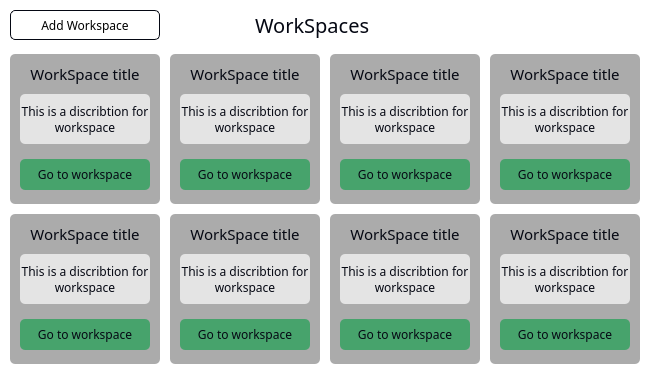
<?xml version="1.0" encoding="UTF-8"?>
<ui version="4.0">
 <class>MainWindow</class>
 <widget class="QMainWindow" name="MainWindow">
  <property name="geometry">
   <rect>
    <x>0</x>
    <y>0</y>
    <width>650</width>
    <height>379</height>
   </rect>
  </property>
  <property name="windowTitle">
   <string>MainWindow</string>
  </property>
  <property name="styleSheet">
   <string notr="true">background-color: #fff; border-radius: 5px;</string>
  </property>
  <widget class="QWidget" name="centralwidget">
   <widget class="QPushButton" name="btn_close">
    <property name="geometry">
     <rect>
      <x>615</x>
      <y>15</y>
      <width>25</width>
      <height>25</height>
     </rect>
    </property>
    <property name="cursor">
     <cursorShape>PointingHandCursor</cursorShape>
    </property>
    <property name="text">
     <string/>
    </property>
    <property name="icon">
     <iconset>
      <normaloff>../../../.designer/img/close.png</normaloff>../../../.designer/img/close.png</iconset>
    </property>
    <property name="iconSize">
     <size>
      <width>20</width>
      <height>20</height>
     </size>
    </property>
   </widget>
   <widget class="QPushButton" name="btn_minimize">
    <property name="geometry">
     <rect>
      <x>585</x>
      <y>15</y>
      <width>25</width>
      <height>25</height>
     </rect>
    </property>
    <property name="cursor">
     <cursorShape>PointingHandCursor</cursorShape>
    </property>
    <property name="text">
     <string/>
    </property>
    <property name="icon">
     <iconset>
      <normaloff>../../../.designer/img/minimize.png</normaloff>../../../.designer/img/minimize.png</iconset>
    </property>
    <property name="iconSize">
     <size>
      <width>20</width>
      <height>20</height>
     </size>
    </property>
   </widget>
   <widget class="QLabel" name="main_title">
    <property name="geometry">
     <rect>
      <x>255</x>
      <y>10</y>
      <width>140</width>
      <height>30</height>
     </rect>
    </property>
    <property name="font">
     <font>
      <family>Sans Serif</family>
      <pointsize>15</pointsize>
     </font>
    </property>
    <property name="cursor">
     <cursorShape>ArrowCursor</cursorShape>
    </property>
    <property name="styleSheet">
     <string notr="true">color: #050813;</string>
    </property>
    <property name="text">
     <string>WorkSpaces</string>
    </property>
   </widget>
   <widget class="QFrame" name="frame">
    <property name="geometry">
     <rect>
      <x>0</x>
      <y>44</y>
      <width>650</width>
      <height>330</height>
     </rect>
    </property>
    <property name="frameShape">
     <enum>QFrame::StyledPanel</enum>
    </property>
    <property name="frameShadow">
     <enum>QFrame::Raised</enum>
    </property>
    <widget class="QFrame" name="workspace_item">
     <property name="geometry">
      <rect>
       <x>10</x>
       <y>10</y>
       <width>150</width>
       <height>150</height>
      </rect>
     </property>
     <property name="sizePolicy">
      <sizepolicy hsizetype="Fixed" vsizetype="Fixed">
       <horstretch>0</horstretch>
       <verstretch>0</verstretch>
      </sizepolicy>
     </property>
     <property name="minimumSize">
      <size>
       <width>0</width>
       <height>0</height>
      </size>
     </property>
     <property name="styleSheet">
      <string notr="true">background-color: #ABABAB;</string>
     </property>
     <property name="frameShape">
      <enum>QFrame::StyledPanel</enum>
     </property>
     <property name="frameShadow">
      <enum>QFrame::Raised</enum>
     </property>
     <widget class="QLabel" name="workspace_title">
      <property name="geometry">
       <rect>
        <x>0</x>
        <y>10</y>
        <width>150</width>
        <height>20</height>
       </rect>
      </property>
      <property name="font">
       <font>
        <family>Sans Serif</family>
        <pointsize>11</pointsize>
       </font>
      </property>
      <property name="styleSheet">
       <string notr="true">color: #050813;</string>
      </property>
      <property name="text">
       <string>WorkSpace title</string>
      </property>
      <property name="alignment">
       <set>Qt::AlignCenter</set>
      </property>
     </widget>
     <widget class="QLabel" name="Workspace_dis">
      <property name="geometry">
       <rect>
        <x>10</x>
        <y>40</y>
        <width>130</width>
        <height>50</height>
       </rect>
      </property>
      <property name="font">
       <font>
        <family>Sans Serif</family>
        <pointsize>9</pointsize>
       </font>
      </property>
      <property name="styleSheet">
       <string notr="true">background-color: #E4E4E4; color: #050813;</string>
      </property>
      <property name="text">
       <string>This is a discribtion for workspace</string>
      </property>
      <property name="alignment">
       <set>Qt::AlignCenter</set>
      </property>
      <property name="wordWrap">
       <bool>true</bool>
      </property>
     </widget>
     <widget class="QPushButton" name="workdspace_btn">
      <property name="geometry">
       <rect>
        <x>10</x>
        <y>105</y>
        <width>130</width>
        <height>31</height>
       </rect>
      </property>
      <property name="font">
       <font>
        <family>Sans Serif</family>
        <pointsize>9</pointsize>
       </font>
      </property>
      <property name="cursor">
       <cursorShape>PointingHandCursor</cursorShape>
      </property>
      <property name="styleSheet">
       <string notr="true">background-color: #47A36C; color: #050813;</string>
      </property>
      <property name="text">
       <string>Go to workspace</string>
      </property>
     </widget>
    </widget>
    <widget class="QFrame" name="workspace_item_4">
     <property name="geometry">
      <rect>
       <x>490</x>
       <y>10</y>
       <width>150</width>
       <height>150</height>
      </rect>
     </property>
     <property name="sizePolicy">
      <sizepolicy hsizetype="Fixed" vsizetype="Fixed">
       <horstretch>0</horstretch>
       <verstretch>0</verstretch>
      </sizepolicy>
     </property>
     <property name="minimumSize">
      <size>
       <width>0</width>
       <height>0</height>
      </size>
     </property>
     <property name="styleSheet">
      <string notr="true">background-color: #ABABAB;</string>
     </property>
     <property name="frameShape">
      <enum>QFrame::StyledPanel</enum>
     </property>
     <property name="frameShadow">
      <enum>QFrame::Raised</enum>
     </property>
     <widget class="QLabel" name="workspace_title_4">
      <property name="geometry">
       <rect>
        <x>0</x>
        <y>10</y>
        <width>150</width>
        <height>20</height>
       </rect>
      </property>
      <property name="font">
       <font>
        <family>Sans Serif</family>
        <pointsize>11</pointsize>
       </font>
      </property>
      <property name="styleSheet">
       <string notr="true">color: #050813;</string>
      </property>
      <property name="text">
       <string>WorkSpace title</string>
      </property>
      <property name="alignment">
       <set>Qt::AlignCenter</set>
      </property>
     </widget>
     <widget class="QLabel" name="Workspace_dis_4">
      <property name="geometry">
       <rect>
        <x>10</x>
        <y>40</y>
        <width>130</width>
        <height>50</height>
       </rect>
      </property>
      <property name="font">
       <font>
        <family>Sans Serif</family>
        <pointsize>9</pointsize>
       </font>
      </property>
      <property name="styleSheet">
       <string notr="true">background-color: #E4E4E4; color: #050813;</string>
      </property>
      <property name="text">
       <string>This is a discribtion for workspace</string>
      </property>
      <property name="alignment">
       <set>Qt::AlignCenter</set>
      </property>
      <property name="wordWrap">
       <bool>true</bool>
      </property>
     </widget>
     <widget class="QPushButton" name="workdspace_btn_4">
      <property name="geometry">
       <rect>
        <x>10</x>
        <y>105</y>
        <width>130</width>
        <height>31</height>
       </rect>
      </property>
      <property name="font">
       <font>
        <family>Sans Serif</family>
        <pointsize>9</pointsize>
       </font>
      </property>
      <property name="cursor">
       <cursorShape>PointingHandCursor</cursorShape>
      </property>
      <property name="styleSheet">
       <string notr="true">background-color: #47A36C; color: #050813;</string>
      </property>
      <property name="text">
       <string>Go to workspace</string>
      </property>
     </widget>
    </widget>
    <widget class="QFrame" name="workspace_item_2">
     <property name="geometry">
      <rect>
       <x>170</x>
       <y>10</y>
       <width>150</width>
       <height>150</height>
      </rect>
     </property>
     <property name="sizePolicy">
      <sizepolicy hsizetype="Fixed" vsizetype="Fixed">
       <horstretch>0</horstretch>
       <verstretch>0</verstretch>
      </sizepolicy>
     </property>
     <property name="minimumSize">
      <size>
       <width>0</width>
       <height>0</height>
      </size>
     </property>
     <property name="styleSheet">
      <string notr="true">background-color: #ABABAB;</string>
     </property>
     <property name="frameShape">
      <enum>QFrame::StyledPanel</enum>
     </property>
     <property name="frameShadow">
      <enum>QFrame::Raised</enum>
     </property>
     <widget class="QLabel" name="workspace_title_2">
      <property name="geometry">
       <rect>
        <x>0</x>
        <y>10</y>
        <width>150</width>
        <height>20</height>
       </rect>
      </property>
      <property name="font">
       <font>
        <family>Sans Serif</family>
        <pointsize>11</pointsize>
       </font>
      </property>
      <property name="styleSheet">
       <string notr="true">color: #050813;</string>
      </property>
      <property name="text">
       <string>WorkSpace title</string>
      </property>
      <property name="alignment">
       <set>Qt::AlignCenter</set>
      </property>
     </widget>
     <widget class="QLabel" name="Workspace_dis_2">
      <property name="geometry">
       <rect>
        <x>10</x>
        <y>40</y>
        <width>130</width>
        <height>50</height>
       </rect>
      </property>
      <property name="font">
       <font>
        <family>Sans Serif</family>
        <pointsize>9</pointsize>
       </font>
      </property>
      <property name="styleSheet">
       <string notr="true">background-color: #E4E4E4; color: #050813;</string>
      </property>
      <property name="text">
       <string>This is a discribtion for workspace</string>
      </property>
      <property name="alignment">
       <set>Qt::AlignCenter</set>
      </property>
      <property name="wordWrap">
       <bool>true</bool>
      </property>
     </widget>
     <widget class="QPushButton" name="workdspace_btn_2">
      <property name="geometry">
       <rect>
        <x>10</x>
        <y>105</y>
        <width>130</width>
        <height>31</height>
       </rect>
      </property>
      <property name="font">
       <font>
        <family>Sans Serif</family>
        <pointsize>9</pointsize>
       </font>
      </property>
      <property name="cursor">
       <cursorShape>PointingHandCursor</cursorShape>
      </property>
      <property name="styleSheet">
       <string notr="true">background-color: #47A36C; color: #050813;</string>
      </property>
      <property name="text">
       <string>Go to workspace</string>
      </property>
     </widget>
    </widget>
    <widget class="QFrame" name="workspace_item_3">
     <property name="geometry">
      <rect>
       <x>330</x>
       <y>10</y>
       <width>150</width>
       <height>150</height>
      </rect>
     </property>
     <property name="sizePolicy">
      <sizepolicy hsizetype="Fixed" vsizetype="Fixed">
       <horstretch>0</horstretch>
       <verstretch>0</verstretch>
      </sizepolicy>
     </property>
     <property name="minimumSize">
      <size>
       <width>0</width>
       <height>0</height>
      </size>
     </property>
     <property name="styleSheet">
      <string notr="true">background-color: #ABABAB;</string>
     </property>
     <property name="frameShape">
      <enum>QFrame::StyledPanel</enum>
     </property>
     <property name="frameShadow">
      <enum>QFrame::Raised</enum>
     </property>
     <widget class="QLabel" name="workspace_title_3">
      <property name="geometry">
       <rect>
        <x>0</x>
        <y>10</y>
        <width>150</width>
        <height>20</height>
       </rect>
      </property>
      <property name="font">
       <font>
        <family>Sans Serif</family>
        <pointsize>11</pointsize>
       </font>
      </property>
      <property name="styleSheet">
       <string notr="true">color: #050813;</string>
      </property>
      <property name="text">
       <string>WorkSpace title</string>
      </property>
      <property name="alignment">
       <set>Qt::AlignCenter</set>
      </property>
     </widget>
     <widget class="QLabel" name="Workspace_dis_3">
      <property name="geometry">
       <rect>
        <x>10</x>
        <y>40</y>
        <width>130</width>
        <height>50</height>
       </rect>
      </property>
      <property name="font">
       <font>
        <family>Sans Serif</family>
        <pointsize>9</pointsize>
       </font>
      </property>
      <property name="styleSheet">
       <string notr="true">background-color: #E4E4E4; color: #050813;</string>
      </property>
      <property name="text">
       <string>This is a discribtion for workspace</string>
      </property>
      <property name="alignment">
       <set>Qt::AlignCenter</set>
      </property>
      <property name="wordWrap">
       <bool>true</bool>
      </property>
     </widget>
     <widget class="QPushButton" name="workdspace_btn_3">
      <property name="geometry">
       <rect>
        <x>10</x>
        <y>105</y>
        <width>130</width>
        <height>31</height>
       </rect>
      </property>
      <property name="font">
       <font>
        <family>Sans Serif</family>
        <pointsize>9</pointsize>
       </font>
      </property>
      <property name="cursor">
       <cursorShape>PointingHandCursor</cursorShape>
      </property>
      <property name="styleSheet">
       <string notr="true">background-color: #47A36C; color: #050813;</string>
      </property>
      <property name="text">
       <string>Go to workspace</string>
      </property>
     </widget>
    </widget>
    <widget class="QFrame" name="workspace_item_5">
     <property name="geometry">
      <rect>
       <x>10</x>
       <y>170</y>
       <width>150</width>
       <height>150</height>
      </rect>
     </property>
     <property name="sizePolicy">
      <sizepolicy hsizetype="Fixed" vsizetype="Fixed">
       <horstretch>0</horstretch>
       <verstretch>0</verstretch>
      </sizepolicy>
     </property>
     <property name="minimumSize">
      <size>
       <width>0</width>
       <height>0</height>
      </size>
     </property>
     <property name="styleSheet">
      <string notr="true">background-color: #ABABAB;</string>
     </property>
     <property name="frameShape">
      <enum>QFrame::StyledPanel</enum>
     </property>
     <property name="frameShadow">
      <enum>QFrame::Raised</enum>
     </property>
     <widget class="QLabel" name="workspace_title_5">
      <property name="geometry">
       <rect>
        <x>0</x>
        <y>10</y>
        <width>150</width>
        <height>20</height>
       </rect>
      </property>
      <property name="font">
       <font>
        <family>Sans Serif</family>
        <pointsize>11</pointsize>
       </font>
      </property>
      <property name="styleSheet">
       <string notr="true">color: #050813;</string>
      </property>
      <property name="text">
       <string>WorkSpace title</string>
      </property>
      <property name="alignment">
       <set>Qt::AlignCenter</set>
      </property>
     </widget>
     <widget class="QLabel" name="Workspace_dis_5">
      <property name="geometry">
       <rect>
        <x>10</x>
        <y>40</y>
        <width>130</width>
        <height>50</height>
       </rect>
      </property>
      <property name="font">
       <font>
        <family>Sans Serif</family>
        <pointsize>9</pointsize>
       </font>
      </property>
      <property name="styleSheet">
       <string notr="true">background-color: #E4E4E4; color: #050813;</string>
      </property>
      <property name="text">
       <string>This is a discribtion for workspace</string>
      </property>
      <property name="alignment">
       <set>Qt::AlignCenter</set>
      </property>
      <property name="wordWrap">
       <bool>true</bool>
      </property>
     </widget>
     <widget class="QPushButton" name="workdspace_btn_5">
      <property name="geometry">
       <rect>
        <x>10</x>
        <y>105</y>
        <width>130</width>
        <height>31</height>
       </rect>
      </property>
      <property name="font">
       <font>
        <family>Sans Serif</family>
        <pointsize>9</pointsize>
       </font>
      </property>
      <property name="cursor">
       <cursorShape>PointingHandCursor</cursorShape>
      </property>
      <property name="styleSheet">
       <string notr="true">background-color: #47A36C; color: #050813;</string>
      </property>
      <property name="text">
       <string>Go to workspace</string>
      </property>
     </widget>
    </widget>
    <widget class="QFrame" name="workspace_item_6">
     <property name="geometry">
      <rect>
       <x>170</x>
       <y>170</y>
       <width>150</width>
       <height>150</height>
      </rect>
     </property>
     <property name="sizePolicy">
      <sizepolicy hsizetype="Fixed" vsizetype="Fixed">
       <horstretch>0</horstretch>
       <verstretch>0</verstretch>
      </sizepolicy>
     </property>
     <property name="minimumSize">
      <size>
       <width>0</width>
       <height>0</height>
      </size>
     </property>
     <property name="styleSheet">
      <string notr="true">background-color: #ABABAB;</string>
     </property>
     <property name="frameShape">
      <enum>QFrame::StyledPanel</enum>
     </property>
     <property name="frameShadow">
      <enum>QFrame::Raised</enum>
     </property>
     <widget class="QLabel" name="workspace_title_6">
      <property name="geometry">
       <rect>
        <x>0</x>
        <y>10</y>
        <width>150</width>
        <height>20</height>
       </rect>
      </property>
      <property name="font">
       <font>
        <family>Sans Serif</family>
        <pointsize>11</pointsize>
       </font>
      </property>
      <property name="styleSheet">
       <string notr="true">color: #050813;</string>
      </property>
      <property name="text">
       <string>WorkSpace title</string>
      </property>
      <property name="alignment">
       <set>Qt::AlignCenter</set>
      </property>
     </widget>
     <widget class="QLabel" name="Workspace_dis_6">
      <property name="geometry">
       <rect>
        <x>10</x>
        <y>40</y>
        <width>130</width>
        <height>50</height>
       </rect>
      </property>
      <property name="font">
       <font>
        <family>Sans Serif</family>
        <pointsize>9</pointsize>
       </font>
      </property>
      <property name="styleSheet">
       <string notr="true">background-color: #E4E4E4; color: #050813;</string>
      </property>
      <property name="text">
       <string>This is a discribtion for workspace</string>
      </property>
      <property name="alignment">
       <set>Qt::AlignCenter</set>
      </property>
      <property name="wordWrap">
       <bool>true</bool>
      </property>
     </widget>
     <widget class="QPushButton" name="workdspace_btn_6">
      <property name="geometry">
       <rect>
        <x>10</x>
        <y>105</y>
        <width>130</width>
        <height>31</height>
       </rect>
      </property>
      <property name="font">
       <font>
        <family>Sans Serif</family>
        <pointsize>9</pointsize>
       </font>
      </property>
      <property name="cursor">
       <cursorShape>PointingHandCursor</cursorShape>
      </property>
      <property name="styleSheet">
       <string notr="true">background-color: #47A36C; color: #050813;</string>
      </property>
      <property name="text">
       <string>Go to workspace</string>
      </property>
     </widget>
    </widget>
    <widget class="QFrame" name="workspace_item_7">
     <property name="geometry">
      <rect>
       <x>330</x>
       <y>170</y>
       <width>150</width>
       <height>150</height>
      </rect>
     </property>
     <property name="sizePolicy">
      <sizepolicy hsizetype="Fixed" vsizetype="Fixed">
       <horstretch>0</horstretch>
       <verstretch>0</verstretch>
      </sizepolicy>
     </property>
     <property name="minimumSize">
      <size>
       <width>0</width>
       <height>0</height>
      </size>
     </property>
     <property name="styleSheet">
      <string notr="true">background-color: #ABABAB;</string>
     </property>
     <property name="frameShape">
      <enum>QFrame::StyledPanel</enum>
     </property>
     <property name="frameShadow">
      <enum>QFrame::Raised</enum>
     </property>
     <widget class="QLabel" name="workspace_title_7">
      <property name="geometry">
       <rect>
        <x>0</x>
        <y>10</y>
        <width>150</width>
        <height>20</height>
       </rect>
      </property>
      <property name="font">
       <font>
        <family>Sans Serif</family>
        <pointsize>11</pointsize>
       </font>
      </property>
      <property name="styleSheet">
       <string notr="true">color: #050813;</string>
      </property>
      <property name="text">
       <string>WorkSpace title</string>
      </property>
      <property name="alignment">
       <set>Qt::AlignCenter</set>
      </property>
     </widget>
     <widget class="QLabel" name="Workspace_dis_7">
      <property name="geometry">
       <rect>
        <x>10</x>
        <y>40</y>
        <width>130</width>
        <height>50</height>
       </rect>
      </property>
      <property name="font">
       <font>
        <family>Sans Serif</family>
        <pointsize>9</pointsize>
       </font>
      </property>
      <property name="styleSheet">
       <string notr="true">background-color: #E4E4E4; color: #050813;</string>
      </property>
      <property name="text">
       <string>This is a discribtion for workspace</string>
      </property>
      <property name="alignment">
       <set>Qt::AlignCenter</set>
      </property>
      <property name="wordWrap">
       <bool>true</bool>
      </property>
     </widget>
     <widget class="QPushButton" name="workdspace_btn_7">
      <property name="geometry">
       <rect>
        <x>10</x>
        <y>105</y>
        <width>130</width>
        <height>31</height>
       </rect>
      </property>
      <property name="font">
       <font>
        <family>Sans Serif</family>
        <pointsize>9</pointsize>
       </font>
      </property>
      <property name="cursor">
       <cursorShape>PointingHandCursor</cursorShape>
      </property>
      <property name="styleSheet">
       <string notr="true">background-color: #47A36C; color: #050813;</string>
      </property>
      <property name="text">
       <string>Go to workspace</string>
      </property>
     </widget>
    </widget>
    <widget class="QFrame" name="workspace_item_8">
     <property name="geometry">
      <rect>
       <x>490</x>
       <y>170</y>
       <width>150</width>
       <height>150</height>
      </rect>
     </property>
     <property name="sizePolicy">
      <sizepolicy hsizetype="Fixed" vsizetype="Fixed">
       <horstretch>0</horstretch>
       <verstretch>0</verstretch>
      </sizepolicy>
     </property>
     <property name="minimumSize">
      <size>
       <width>0</width>
       <height>0</height>
      </size>
     </property>
     <property name="styleSheet">
      <string notr="true">background-color: #ABABAB;</string>
     </property>
     <property name="frameShape">
      <enum>QFrame::StyledPanel</enum>
     </property>
     <property name="frameShadow">
      <enum>QFrame::Raised</enum>
     </property>
     <widget class="QLabel" name="workspace_title_8">
      <property name="geometry">
       <rect>
        <x>0</x>
        <y>10</y>
        <width>150</width>
        <height>20</height>
       </rect>
      </property>
      <property name="font">
       <font>
        <family>Sans Serif</family>
        <pointsize>11</pointsize>
       </font>
      </property>
      <property name="styleSheet">
       <string notr="true">color: #050813;</string>
      </property>
      <property name="text">
       <string>WorkSpace title</string>
      </property>
      <property name="alignment">
       <set>Qt::AlignCenter</set>
      </property>
     </widget>
     <widget class="QLabel" name="Workspace_dis_8">
      <property name="geometry">
       <rect>
        <x>10</x>
        <y>40</y>
        <width>130</width>
        <height>50</height>
       </rect>
      </property>
      <property name="font">
       <font>
        <family>Sans Serif</family>
        <pointsize>9</pointsize>
       </font>
      </property>
      <property name="styleSheet">
       <string notr="true">background-color: #E4E4E4; color: #050813;</string>
      </property>
      <property name="text">
       <string>This is a discribtion for workspace</string>
      </property>
      <property name="alignment">
       <set>Qt::AlignCenter</set>
      </property>
      <property name="wordWrap">
       <bool>true</bool>
      </property>
     </widget>
     <widget class="QPushButton" name="workdspace_btn_8">
      <property name="geometry">
       <rect>
        <x>10</x>
        <y>105</y>
        <width>130</width>
        <height>31</height>
       </rect>
      </property>
      <property name="font">
       <font>
        <family>Sans Serif</family>
        <pointsize>9</pointsize>
       </font>
      </property>
      <property name="cursor">
       <cursorShape>PointingHandCursor</cursorShape>
      </property>
      <property name="styleSheet">
       <string notr="true">background-color: #47A36C; color: #050813;</string>
      </property>
      <property name="text">
       <string>Go to workspace</string>
      </property>
     </widget>
    </widget>
   </widget>
   <widget class="QPushButton" name="btn_addworkspace">
    <property name="geometry">
     <rect>
      <x>10</x>
      <y>10</y>
      <width>150</width>
      <height>30</height>
     </rect>
    </property>
    <property name="font">
     <font>
      <family>Sans Serif</family>
      <pointsize>9</pointsize>
     </font>
    </property>
    <property name="cursor">
     <cursorShape>PointingHandCursor</cursorShape>
    </property>
    <property name="styleSheet">
     <string notr="true">border: 1px solid #050813;</string>
    </property>
    <property name="text">
     <string>Add Workspace</string>
    </property>
    <property name="icon">
     <iconset>
      <normaloff>../../../.designer/img/plus.png</normaloff>../../../.designer/img/plus.png</iconset>
    </property>
   </widget>
  </widget>
 </widget>
 <resources/>
 <connections>
  <connection>
   <sender>btn_close</sender>
   <signal>clicked()</signal>
   <receiver>MainWindow</receiver>
   <slot>close()</slot>
   <hints>
    <hint type="sourcelabel">
     <x>622</x>
     <y>27</y>
    </hint>
    <hint type="destinationlabel">
     <x>324</x>
     <y>189</y>
    </hint>
   </hints>
  </connection>
  <connection>
   <sender>btn_minimize</sender>
   <signal>clicked()</signal>
   <receiver>MainWindow</receiver>
   <slot>showMinimized()</slot>
   <hints>
    <hint type="sourcelabel">
     <x>592</x>
     <y>27</y>
    </hint>
    <hint type="destinationlabel">
     <x>324</x>
     <y>189</y>
    </hint>
   </hints>
  </connection>
 </connections>
</ui>
